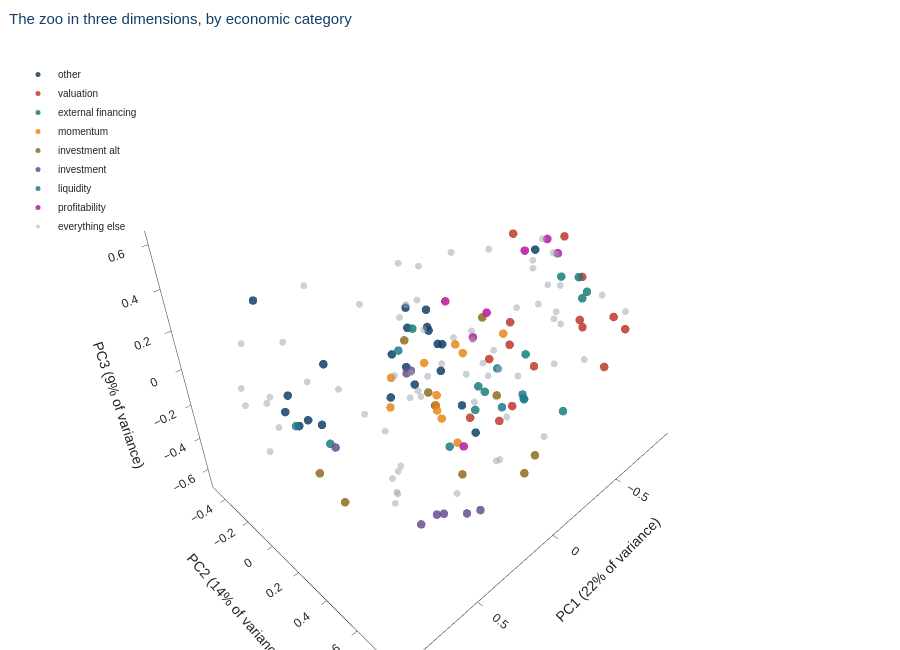

Notebook source saved alongside this figure:
### Markdown cell above
### First, look at where the signals actually sit

Before testing whether pricing information concentrates in the leading principal
components, it helps to see the space. Below, every signal is placed by its loadings
on the first three components of the correlation matrix — signals close together
co-move; signals near the origin are largely independent of the common structure.

**Rotate it. Hover any point** for the signal's name, description and Sharpe ratio.

### Code cell
loadings, variance_share = signal_loadings(zoo, n_components=3,
                                           stats=signal_stats(zoo),
                                           doc=describe_signals(zoo.columns))

print(f"Variance explained: PC1 {variance_share[0]:.1%}, "
      f"PC2 {variance_share[1]:.1%}, PC3 {variance_share[2]:.1%}"
      f"  (together {variance_share[:3].sum():.1%})")
print(f"Components needed for 90% of variance: "
      f"{int(np.searchsorted(np.cumsum(variance_share), 0.90) + 1)} "
      f"of {zoo.shape[1]}")

plot_signal_biplot(loadings, variance_share, colour_by="Category",
                   title="The zoo in three dimensions, by economic category")

### Figure 1 — Plotly figure (JSON) as saved in the notebook; plotly's stock layout.template omitted (floating-point values rounded to 4 significant figures; data arrays with more than 128 entries replaced by an {"elided": "..."} marker saying what was removed)
{"data": [{"customdata": [["Frazzini-Pedersen Beta", "other", -0.0775, -0.548], ["Change in Taxes", "other", 1.152, 8.146], ["Credit Rating Downgrade", "other", 0.4195, 2.966], ["Exchange Switch", "other", 0.5857, 4.142], ["Industry concentration (sales)", "other", 0.1466, 1.036], ["Industry concentration (assets)", "other", 0.06173, 0.4365], ["Industry concentration (equity)", "other", 0.1065, 0.7533], ["Momentum without the seasonal part", "other", 0.5688, 4.022], ["Off season long-term reversal", "other", 0.5293, 3.743], ["Off season reversal years 6 to 10", "other", 0.6908, 4.885], ["Off season reversal years 11 to 15", "other", 0.1791, 1.266], ["Off season reversal years 16 to 20", "other", 0.3721, 2.631], ["Return seasonality years 2 to 5", "other", 0.5973, 4.223], ["Return seasonality years 6 to 10", "other", 0.5124, 3.624], ["Return seasonality years 11 to 15", "other", 0.7383, 5.221], ["Return seasonality years 16 to 20", "other", 0.8067, 5.704], ["Return seasonality last year", "other", 0.7282, 5.149], ["Operating leverage", "other", 0.3902, 2.759], ["Price", "other", 0.1521, 1.075], ["R&D ability", "other", 0.2759, 1.951], ["Spinoffs", "other", 0.1613, 1.141], ["Taxable income to income", "other", 0.7804, 5.518], ["Sin Stock (selection criteria)", "other", 0.2436, 1.723]], "hovertemplate": "<b>%{text}</b><br>Description: %{customdata[0]}<br>Category: %{customdata[1]}<br>sharpe: %{customdata[2]:.2f}<br>tstat: %{customdata[3]:.2f}<extra></extra>", "marker": {"color": "#123F69", "opacity": 0.85, "size": 5}, "mode": "markers", "name": "other", "text": ["BetaFP", "ChTax", "CredRatDG", "ExchSwitch", "Herf", "HerfAsset", "HerfBE", "Mom12mOffSeason", "MomOffSeason", "MomOffSeason06YrPlus", "MomOffSeason11YrPlus", "MomOffSeason16YrPlus", "MomSeason", "MomSeason06YrPlus", "MomSeason11YrPlus", "MomSeason16YrPlus", "MomSeasonShort", "OPLeverage", "Price", "RDAbility", "Spinoff", "Tax", "sinAlgo"], "type": "scatter3d", "x": [0.7444, -0.1431, -0.06833, 0.1882, 0.6393, 0.5965, 0.5404, -0.4301, 0.3991, 0.05646, 0.1396, 0.2268, -0.04501, 0.02178, -0.01501, 0.05499, -0.1147, 0.7019, 0.8177, 0.007833, 0.4154, -0.5203, 0.00107], "y": [-0.1405, -0.4032, -0.342, 0.282, -0.2319, -0.2025, -0.213, -0.3193, 0.7196, 0.3195, 0.04008, 0.1942, -0.1611, 0.0601, 0.09034, 0.1919, -0.07723, -0.07173, 0.3478, -0.09304, -0.2187, 0.2256, 0.03315], "z": [0.4267, -0.412, -0.6344, -0.1742, -0.25, -0.3424, -0.3479, -0.6318, 0.07574, -0.2296, -0.1154, -0.08397, 0.03678, 0.06032, -0.03674, 0.04619, -0.089, -0.02704, 0.1427, -0.02271, -0.08997, 0.3148, 0.1319]}, {"customdata": [["Total assets to market", "valuation", 0.429, 3.033], ["Book-to-market and accruals", "valuation", 0.8877, 6.277], ["Book to market, original (Stattman 1980)", "valuation", 0.501, 3.543], ["Book to market using December ME", "valuation", 0.7675, 5.427], ["Cash flow to market", "valuation", 0.3174, 2.245], ["Predicted div yield next month", "valuation", 1.416, 10.01], ["Enterprise component of BM", "valuation", 0.2675, 1.891], ["Earnings-to-Price Ratio", "valuation", 0.3291, 2.327], ["Enterprise Multiple", "valuation", 0.7081, 5.007], ["Equity Duration", "valuation", 0.4691, 3.317], ["Efficient frontier index", "valuation", 0.9258, 6.546], ["Net Payout Yield", "valuation", 0.7609, 5.381], ["Payout Yield", "valuation", 0.2754, 1.948], ["Sales-to-price", "valuation", 0.7642, 5.404], ["Operating Cash flows to price", "valuation", 0.3436, 2.429]], "hovertemplate": "<b>%{text}</b><br>Description: %{customdata[0]}<br>Category: %{customdata[1]}<br>sharpe: %{customdata[2]:.2f}<br>tstat: %{customdata[3]:.2f}<extra></extra>", "marker": {"color": "#C0392B", "opacity": 0.85, "size": 5}, "mode": "markers", "name": "valuation", "text": ["AM", "AccrualsBM", "BM", "BMdec", "CF", "DivYieldST", "EBM", "EP", "EntMult", "EquityDuration", "Frontier", "NetPayoutYield", "PayoutYield", "SP", "cfp"], "type": "scatter3d", "x": [-0.4161, 0.08824, 0.2579, -0.3125, -0.5875, -0.139, 0.05517, 0.07214, -0.3642, -0.4882, 0.3738, -0.8259, 0.06644, -0.3531, -0.859], "y": [0.8093, 0.7298, 0.713, 0.7977, 0.03254, 0.4175, 0.4716, 0.5864, 0.6334, 0.5342, 0.6665, 0.2989, 0.6179, 0.7826, 0.1433], "z": [0.1951, 0.2246, 0.04227, 0.04598, 0.3059, 0.05882, 0.1087, 0.3526, 0.1471, 0.08222, 0.1005, 0.07652, -0.05175, 0.2725, 0.2349]}, {"customdata": [["Composite equity issuance", "external financing", 0.5206, 3.681], ["Composite debt issuance", "external financing", 0.8127, 5.747], ["Convertible debt indicator", "external financing", 0.7075, 5.003], ["Debt Issuance", "external financing", 0.5447, 3.852], ["Change in current operating liabilities", "external financing", 0.5641, 3.989], ["Change in financial liabilities", "external financing", 1.388, 9.816], ["Net debt financing", "external financing", 1.17, 8.273], ["Net equity financing", "external financing", 0.5504, 3.892], ["Share issuance (1 year)", "external financing", 0.7607, 5.379], ["Share issuance (5 year)", "external financing", 0.6573, 4.648], ["Net external financing", "external financing", 0.7746, 5.477]], "hovertemplate": "<b>%{text}</b><br>Description: %{customdata[0]}<br>Category: %{customdata[1]}<br>sharpe: %{customdata[2]:.2f}<br>tstat: %{customdata[3]:.2f}<extra></extra>", "marker": {"color": "#1B7F79", "opacity": 0.85, "size": 5}, "mode": "markers", "name": "external financing", "text": ["CompEquIss", "CompositeDebtIssuance", "ConvDebt", "DebtIssuance", "DelCOL", "DelFINL", "NetDebtFinance", "NetEquityFinance", "ShareIss1Y", "ShareIss5Y", "XFIN"], "type": "scatter3d", "x": [-0.2332, -0.1939, -0.6017, 0.4603, -0.144, -0.1019, -0.1838, -0.9233, -0.8618, -0.8983, -0.8553], "y": [-0.3299, 0.189, 0.1518, -0.1753, 0.7299, 0.2571, 0.242, 0.2142, 0.2909, 0.1213, 0.3188], "z": [-0.2522, -0.3309, -0.3627, -0.5239, -0.138, -0.3873, -0.3297, 0.002026, -0.06751, -0.02169, -0.01376]}, {"customdata": [["Firm Age - Momentum", "momentum", 0.9085, 6.424], ["52 week high", "momentum", 0.1847, 1.306], ["Industry Momentum", "momentum", 0.3127, 2.211], ["Intermediate Momentum", "momentum", 0.7249, 5.126], ["Momentum (12 month)", "momentum", 0.403, 2.85], ["Momentum (6 month)", "momentum", 0.3655, 2.584], ["Junk Stock Momentum", "momentum", 0.7158, 5.062], ["Momentum and LT Reversal", "momentum", 0.4107, 2.904], ["Momentum in high volume stocks", "momentum", 0.6402, 4.527], ["Momentum based on FF3 residuals", "momentum", 0.9044, 6.395], ["Trend Factor", "momentum", 1.069, 7.558]], "hovertemplate": "<b>%{text}</b><br>Description: %{customdata[0]}<br>Category: %{customdata[1]}<br>sharpe: %{customdata[2]:.2f}<br>tstat: %{customdata[3]:.2f}<extra></extra>", "marker": {"color": "#E8871A", "opacity": 0.85, "size": 5}, "mode": "markers", "name": "momentum", "text": ["FirmAgeMom", "High52", "IndMom", "IntMom", "Mom12m", "Mom6m", "Mom6mJunk", "MomRev", "MomVol", "ResidualMomentum", "TrendFactor"], "type": "scatter3d", "x": [-0.1566, -0.7819, 0.07319, -0.218, -0.5471, -0.5271, -0.1775, -0.05692, -0.2864, -0.2185, 0.213], "y": [-0.06819, -0.1611, -0.1755, -0.2286, -0.3188, -0.2388, -0.0547, 0.1831, -0.2065, -0.1426, 0.01587], "z": [-0.6173, -0.4656, -0.5237, -0.4183, -0.503, -0.5146, -0.6782, -0.6197, -0.6654, -0.6613, -0.1514]}, {"customdata": [["Brand capital investment", "investment alt", 0.185, 1.308], ["Inventory Growth", "investment alt", 0.8643, 6.111], ["Change in Net Noncurrent Op Assets", "investment alt", 0.4493, 3.177], ["Change in Net Working Capital", "investment alt", 0.3187, 2.254], ["Change in current operating assets", "investment alt", 0.7261, 5.134], ["Change in net financial assets", "investment alt", 0.7111, 5.028], ["Growth in advertising expenses", "investment alt", 0.5252, 3.714], ["Total accruals", "investment alt", 0.2808, 1.986], ["Employment growth", "investment alt", 0.707, 4.999]], "hovertemplate": "<b>%{text}</b><br>Description: %{customdata[0]}<br>Category: %{customdata[1]}<br>sharpe: %{customdata[2]:.2f}<br>tstat: %{customdata[3]:.2f}<extra></extra>", "marker": {"color": "#8E6C1F", "opacity": 0.85, "size": 5}, "mode": "markers", "name": "investment alt", "text": ["BrandInvest", "ChInv", "ChNNCOA", "ChNWC", "DelCOA", "DelNetFin", "GrAdExp", "TotalAccruals", "hire"], "type": "scatter3d", "x": [0.7108, 0.2755, -0.007132, 0.06465, 0.06012, -0.5045, -0.1117, 0.7728, 0.1361], "y": [0.1074, 0.537, 0.02663, -0.0527, 0.7521, -0.07787, 0.3802, 0.3685, 0.7616], "z": [-0.3473, -0.3575, -0.3561, -0.04772, -0.2452, -0.1905, -0.2325, -0.2796, -0.2902]}, {"customdata": [["Asset growth", "investment", 0.94, 6.647], ["Growth in book equity", "investment", 0.6121, 4.328], ["Change in equity to assets", "investment", 0.529, 3.741], ["Change in long-term investment", "investment", 0.4695, 3.32], ["Growth in long term operating assets", "investment", 0.2062, 1.458], ["change in ppe and inv/assets", "investment", 0.9737, 6.885], ["Investment to revenue", "investment", 0.2229, 1.576], ["change in net operating assets", "investment", 1.18, 8.343]], "hovertemplate": "<b>%{text}</b><br>Description: %{customdata[0]}<br>Category: %{customdata[1]}<br>sharpe: %{customdata[2]:.2f}<br>tstat: %{customdata[3]:.2f}<extra></extra>", "marker": {"color": "#6A4C93", "opacity": 0.85, "size": 5}, "mode": "markers", "name": "investment", "text": ["AssetGrowth", "ChEQ", "DelEqu", "DelLTI", "GrLTNOA", "InvestPPEInv", "Investment", "dNoa"], "type": "scatter3d", "x": [0.5354, 0.5221, 0.5573, 0.6405, 0.1511, 0.2761, 0.1603, 0.3585], "y": [0.5519, 0.6738, 0.6711, 0.1451, 0.08489, 0.6482, 0.06409, 0.6459], "z": [-0.4529, -0.3029, -0.2822, -0.2187, -0.1064, -0.4933, -0.1282, -0.4519]}, {"customdata": [["Pastor-Stambaugh liquidity beta", "liquidity", 0.3045, 2.153], ["Bid-ask spread", "liquidity", 0.06921, 0.4894], ["Amihud's illiquidity", "liquidity", 0.2278, 1.611], ["Volume Variance", "liquidity", 0.1333, 0.9423], ["Share turnover volatility", "liquidity", 0.2043, 1.445], ["Days with zero trades", "liquidity", 0.259, 1.831], ["Days with zero trades", "liquidity", 0.2919, 2.064], ["Days with zero trades", "liquidity", 0.2645, 1.87]], "hovertemplate": "<b>%{text}</b><br>Description: %{customdata[0]}<br>Category: %{customdata[1]}<br>sharpe: %{customdata[2]:.2f}<br>tstat: %{customdata[3]:.2f}<extra></extra>", "marker": {"color": "#1F7A8C", "opacity": 0.85, "size": 5}, "mode": "markers", "name": "liquidity", "text": ["BetaLiquidityPS", "BidAskSpread", "Illiquidity", "VolSD", "std_turn", "zerotrade12M", "zerotrade1M", "zerotrade6M"], "type": "scatter3d", "x": [0.1393, 0.8839, 0.2013, -0.3655, -0.5539, -0.4653, -0.4596, -0.4339], "y": [-0.01066, 0.2789, 0.3852, 0.205, 0.0002886, 0.2686, 0.2608, 0.2896], "z": [-0.04782, 0.1348, -0.3447, -0.5565, -0.511, -0.5235, -0.4929, -0.4877]}, {"customdata": [["Cash-based operating profitability", "profitability", 0.4123, 2.916], ["gross profits / total assets", "profitability", 0.4536, 3.207], ["Inventory Growth", "profitability", 0.8514, 6.021], ["operating profits / book equity", "profitability", 0.5562, 3.933], ["Operating profitability R&D adjusted", "profitability", 0.419, 2.963], ["net income / book equity", "profitability", 0.4427, 3.13], ["Return on assets (qtrly)", "profitability", 0.8825, 6.24]], "hovertemplate": "<b>%{text}</b><br>Description: %{customdata[0]}<br>Category: %{customdata[1]}<br>sharpe: %{customdata[2]:.2f}<br>tstat: %{customdata[3]:.2f}<extra></extra>", "marker": {"color": "#B5179E", "opacity": 0.85, "size": 5}, "mode": "markers", "name": "profitability", "text": ["CBOperProf", "GP", "InvGrowth", "OperProf", "OperProfRD", "RoE", "roaq"], "type": "scatter3d", "x": [-0.452, -0.2959, 0.1752, -0.8461, -0.5687, -0.7869, -0.8852], "y": [-0.09326, -0.1441, 0.4471, 0.1224, -0.1052, 0.09215, -0.1253], "z": [-0.2994, -0.02885, -0.3198, 0.1371, -0.2016, 0.2276, 0.04569]}, {"customdata": {"elided": "66x4 mixed values"}, "hovertemplate": "<b>%{text}</b><br>Description: %{customdata[0]}<br>Category: %{customdata[1]}<br>sharpe: %{customdata[2]:.2f}<br>tstat: %{customdata[3]:.2f}<extra></extra>", "marker": {"color": "#9AA5B1", "opacity": 0.5, "size": 4}, "mode": "markers", "name": "everything else", "text": ["AbnormalAccruals", "Accruals", "AdExp", "AnnouncementReturn", "BPEBM", "Beta", "BetaTailRisk", "BookLeverage", "Cash", "CashProd", "ChAssetTurnover", "ChInvIA", "CoskewACX", "Coskewness", "DivInit", "DivSeason", "DolVol", "EarnSupBig", "EarningsConsistency", "EarningsSurprise", "FirmAge", "GrSaleToGrInv", "GrSaleToGrOverhead", "IdioVol3F", "IdioVolAHT", "IndRetBig", "IntanBM", "IntanCFP", "IntanEP", "IntanSP", "LRreversal", "Leverage", "MRreversal", "MaxRet", "MeanRankRevGrowth", "NOA", "NetDebtPrice", "NumEarnIncrease", "OScore", "OrderBacklog", "OrderBacklogChg", "OrgCap", "PS", "PctAcc", "RD", "RDS", "RIO_MB", "RIO_Turnover", "RIO_Volatility", "RealizedVol", "ReturnSkew", "ReturnSkew3F", "RevenueSurprise", "STreversal", "ShareRepurchase", "ShareVol", "ShortInterest", "Size", "SurpriseRD", "VarCF", "VolMkt", "VolumeTrend", "grcapx", "grcapx3y", "realestate", "tang"], "type": "scatter3d", "x": [0.5519, 0.1937, 0.1888, -0.3944, 0.6292, 0.8407, 0.4829, 0.7284, 0.7319, -0.2289, -0.1111, 0.4802, 0.02408, 0.08665, -0.6687, 0.1193, 0.2396, -0.3141, -0.556, -0.09486, 0.6608, 0.01569, -0.2507, -0.8052, -0.8516, 0.09685, 0.04721, -0.08107, -0.03796, 0.6953, 0.6771, -0.5132, 0.5555, -0.7463, 0.05892, 0.3851, 0.3574, -0.5002, -0.5908, 0.2765, -0.1492, -0.2215, -0.3854, -0.3574, 0.8211, 0.6124, 0.4249, -0.08222, -0.09279, -0.7735, -0.6988, -0.6489, -0.2917, 0.4378, -0.832, -0.3177, -0.2119, 0.6181, 0.6839, -0.8524, -0.672, -0.1398, 0.08142, 0.3532, -0.1209, 0.6856], "y": [0.08274, 0.01733, 0.734, -0.08369, -0.3705, -0.1129, -0.1872, -0.4356, -0.4215, 0.7906, -0.1071, 0.2836, -0.1278, -0.04537, 0.158, 0.04742, 0.6934, 0.0327, -0.3619, -0.1253, -0.1161, 0.04969, -0.287, 0.1764, 0.1532, 0.009053, 0.7303, 0.6627, 0.7333, 0.6163, 0.5844, 0.7433, 0.4646, 0.2086, 0.3978, 0.193, -0.476, 0.01489, 0.2083, 0.2696, -0.2764, -0.01139, -0.04282, 0.2678, -0.08669, 0.5003, 0.07635, 0.3486, 0.3055, 0.2351, 0.08274, 0.1172, -0.168, 0.1235, 0.1029, 0.2134, 0.3667, 0.4926, -0.3039, -0.3585, 0.4701, 0.648, 0.5798, 0.5811, -0.1614, -0.2293], "z": [0.008978, -0.1472, 0.2341, -0.5103, -0.2486, 0.2858, 0.3648, -0.1779, -0.2696, 0.4331, -0.09527, -0.1413, 0.027, 0.372, -0.07643, -0.1553, -0.1953, -0.1866, 0.06943, -0.5189, 0.2029, -0.2312, 0.1331, -0.1761, -0.04373, -0.3396, 0.568, 0.6173, 0.1723, 0.01087, -0.1425, 0.2098, -0.1639, -0.1785, -0.1623, -0.5509, -0.3661, -0.3544, 0.3397, -0.04888, -0.04258, -0.1507, -0.2032, 0.0882, -0.2764, -0.2437, -0.2066, -0.1196, -0.07601, -0.2109, 0.09121, 0.1686, -0.4293, 0.3907, 0.1379, -0.2777, -0.4323, -0.309, -0.2154, -0.01886, -0.2691, -0.3339, -0.3732, -0.3838, 0.04574, -0.3128]}], "layout": {"font": {"family": "Helvetica, Arial, sans-serif", "size": 12}, "height": 650, "legend": {"font": {"size": 10}, "x": 0.02, "y": 0.98}, "margin": {"b": 0, "l": 0, "r": 0, "t": 48}, "scene": {"xaxis": {"backgroundcolor": "rgba(0,0,0,0)", "title": {"text": "PC1 (22% of variance)"}}, "yaxis": {"backgroundcolor": "rgba(0,0,0,0)", "title": {"text": "PC2 (14% of variance)"}}, "zaxis": {"backgroundcolor": "rgba(0,0,0,0)", "title": {"text": "PC3 (9% of variance)"}}}, "title": {"font": {"color": "#123F69", "size": 15}, "text": "The zoo in three dimensions, by economic category", "x": 0.01, "xanchor": "left"}}}
